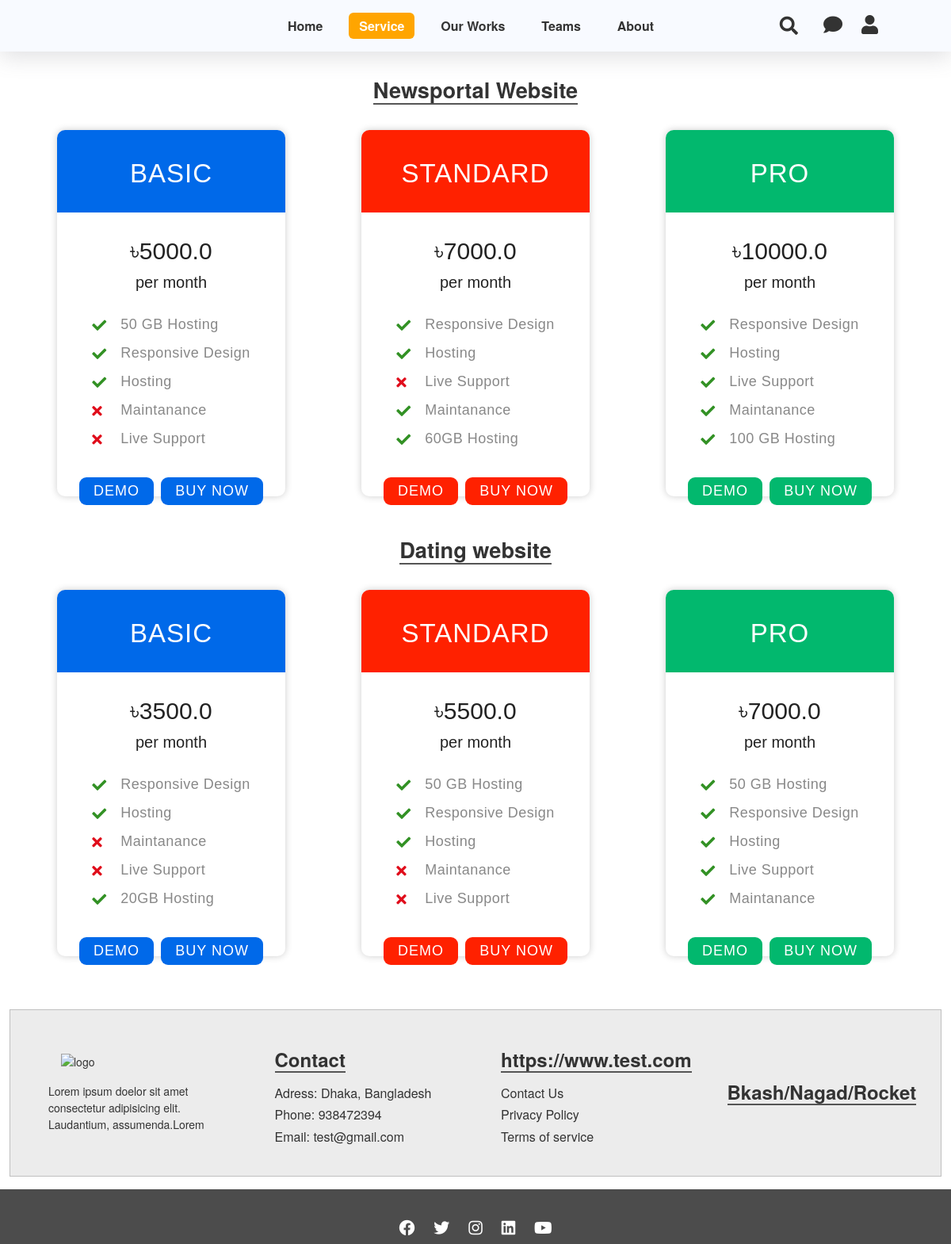
The app's page /service/ with its own data.
### second_app/models.py (models this page shows, shortened)
class Services(models.Model):
    name = models.CharField(max_length=100, blank=False)
    package = models.ManyToManyField(to="Package", blank=True)

class Package(models.Model):
    name = models.CharField(max_length=30, blank=False)
    price = models.FloatField(default=1000)
    demo = models.URLField(blank=True)
    items = models.ManyToManyField(to="Items", blank=True)

class Items(models.Model):
    name = models.CharField(max_length=100, blank=False)
    status = models.BooleanField(default=True)

class Footer(models.Model):
    footer_quotes = models.TextField(max_length=999, null=True, blank=True)
    footer_contact_title = models.CharField(max_length=255, null=True, blank=True)
    address = models.CharField(max_length=255, null=True, blank=True)
    phone = models.CharField(max_length=255, null=True, blank=True)
    email = models.EmailField(max_length=255, null=True, blank=True, )
    footer_links_title = models.CharField(max_length=255, null=True, blank=True)
    footer_payment_title = models.CharField(max_length=255, null=True, blank=True)
    payment_logo = models.FileField(upload_to='homeimages', null=True, blank=True)
    footer_facebook_link = models.URLField(max_length=999, null=True, blank=True)
    footer_instagram_link = models.URLField(max_length=999, null=True, blank=True)
    footer_twitter_link = models.URLField(max_length=999, null=True, blank=True)
    footer_linkedin_link = models.URLField(max_length=999, null=True, blank=True)
    footer_youtube_link = models.URLField(max_length=999, null=True, blank=True)

### second_app/views.py (the view)
# urls.py: path('service/', views.service, name='service'),
def service(request):
    product = Services.objects.all().order_by("-id")
    context = {
        'services': product,
    }
    return render(request, 'second_app/service.html', context)

### core/custommodelserver.py (called while the page is built)
def headfoot(request):
    headerr = Header.objects.last()
    context = {
        'headerr':headerr,
    }
    return context

### dashboard_app/custommodel.py (called while the page is built)
def footer(request):
    footer = Footer.objects.last()
    context = {
        'footer':footer
    }
    return context

### templates/second_app/service.html (shortened to what this page needs)
{% extends 'core/base.html' %}
{% load static %}
{% block main %}
{% for ser in services %}
<div class="container-fluid">
    <div class="sectionTitleContainer">
        <h2 class="sectionTitle">{{ ser.name }}</h2>
    </div>
    <div class="row gx-0">
    {% for p in ser.package.all %}
        <div class="col-lg-4">
            {% if forloop.counter == 1 %}
            <div class="pricingTable blue">
            {% elif forloop.counter == 2 %}
            <div class="pricingTable red">
            {% else %}
            <div class="pricingTable">
            {% endif %}
                        <div class="pricingTable-header">
                            <h3 class="title">{{ p.name }}</h3>
                        </div>
                        <div class="price-value">
                            <span class="amount">৳{{p.price}}</span>
                            <span class="duration">per month</span>
                        </div>
                        <ul class="pricing-content">
                            {% for i in p.items.all %}
                                {% if i.status == True %}
                                <li class="active">{{ i.name }}</li>
                                {% else %}
                                <li class="disable">{{ i.name }}</li>
                                {% endif%}
                            {% empty %}
                            <li>No Service List</li>
                            {% endfor %}
                        </ul>
                        <div class="pricingTable-signup">
                            <a href="{{ p.demo }}">Demo</a>
                            <a href="{% url 'checkout' ser.id p.id %}">Buy Now</a>
                        </div>
                    </div>
        </div>
        {% empty %}
        <h3 class="text-center">There is no Package in this Services</h3>
        {% endfor %}
    </div>
</div>
{% endfor %}
{% endblock main %}

### core/templates/core/base.html (shortened to what this page needs)
{% load static %}
<!doctype html>
<html lang="en">
<head>
    <link href="https://cdn.jsdelivr.net/npm/bootstrap@5.0.1/dist/css/bootstrap.min.css" rel="stylesheet"
>
    <link rel="stylesheet" href="{% static 'assest/style.css' %}">
    <link rel="stylesheet" href="https://unpkg.com/swiper/swiper-bundle.min.css" />
    <link rel="stylesheet" href="https://use.fontawesome.com/releases/v5.15.3/css/all.css"
>
    <link rel="stylesheet" href="https://cdnjs.cloudflare.com/ajax/libs/jquery-modal/0.9.1/jquery.modal.min.css" />
</head>
<body>
    <div class="main">
        <header>
            <div class="container-fluid">
                <div class="row header_row">
                    <div class="col-3 hlogo">
                        <div class="logo">
                        </div>
                    </div>
                    <div class="col-6 nav" id="nav">
                        <ul class="navbar-nav">
                            <li class="nav-item">{% url 'home' as home %}<a
                                    class="nav-link {% if request.path == home %}active{% endif %}"
                                    href="{% url 'index' %}">Home</a></li>
                            <li class="nav-item">{% url 'service' as service %}<a
                                    class="nav-link {% if request.path == service %}active{% endif %}"
                                    href="{% url 'service' %}">Service</a></li>
                            <li class="nav-item">{% url 'works' as works %}<a
                                    class="nav-link {% if request.path == our_work %}active{% endif %}"
                                    href="{% url 'our_work' %}">Our Works</a></li>
                            <li class="nav-item">{% url 'teams' as teams %}<a
                                    class="nav-link {% if request.path == teams %}active{% endif %}"
                                    href="{% url 'team_member' %}">Teams</a></li>
                            <li class="nav-item">{% url 'aboutus' as aboutus %}<a
                                    class="nav-link {% if request.path == aboutus %}active{% endif %}"
                                    href="{% url 'about_us' %}">About</a></li>
                        </ul>
                    </div>
                    <div class="col-3 headericonCon">
                        <div class="search-box">
                            <button class="btn-search btn-search-pc"><i class="fas fa-search"></i></button>
                            <input type="text" class="input-search" placeholder="Type to Search...">
                        </div>
                        <div class="icons">
                            <a href="#" target="_blank"><i class="fas fa-comment"></i></a>
                            <a href="{% url 'login' %}"> <i class="fas fa-user"></i></a>
                        </div>
                    </div>
                </div>
            </div>
        </header>
        <div class="container-fluid">
            {% block main %}
            {% endblock main %}
            <div class="row footer section">
                <div class="col-12">
                    <img src="/media/homeimages/logo.png" alt="logo" class="img-fluid logo">
                    <p>{{ footer.footer_quotes }}</p>
                </div>
                <div class="col-12 contacts">
                    <h4 class="text-center">Contact</h4>
                    <h6>Adress: {{ footer.address }}</h6>
                    <h6>Phone: {{ footer.phone }}</h6>
                    <h6>Email: {{ footer.email }}</h6>
                </div>
                <div class="col-12 usefulLinks">
                    <h4 class="text-center">{{ footer.footer_links_title }}</h4>
                    <h6><a href="{% url 'contactus' %}">Contact Us</a></h6>
                    <h6><a href="">Privacy Policy</a></h6>
                    <h6><a href="">Terms of service</a></h6>
                </div>
                <div class="col-12">
                    <h4>{{ footer.footer_payment_title }}</h4>
                </div>
            </div>
        </div>
    </div>
    <footer class="text-center text-white text-lg-start">
        <div class="text-center p-2" style="background-color: rgba(0, 0, 0, 0.7);">
            <div class="socials">
                {% if footer.footer_facebook_link %}
                <a href="{{ footer.footer_facebook_link }}" class="fab fa-facebook"></a>
                {% endif %}
                {% if footer.footer_twitter_link %}
                <a href="{{ footer.footer_twitter_link }}" class="fab fa-twitter"></a>
                {% endif %}
                {% if footer.footer_instagram_link %}
                <a href="{{ footer.footer_instagram_link }}" class="fab fa-instagram"></a>
                {% endif %}
                {% if footer.footer_linkedin_link %}
                <a href="{{ footer.footer_linkedin_link }}" class="fab fa-linkedin"></a>
                {% endif %}
                {% if footer.footer_youtube_link %}
                <a href="{{ footer.footer_youtube_link }}" class="fab fa-youtube"></a>
                {% endif %}
            </div>
        </div>
    </footer>
</body>
</html>

### records on screen
Services: name "Newsportal Website"
Package: name "BASIC", price "5000.0"
Items: name "50 GB Hosting"
Items: name "Responsive Design"
Items: name "Hosting"
Items: name "Maintanance"
Items: name "Live Support"
Package: name "STANDARD", price "7000.0"
Items: name "Maintanance"
Items: name "60GB Hosting"
Package: name "PRO", price "10000.0"
Items: name "Live Support"
Items: name "100 GB Hosting"
Services: name "Dating website"
Package: name "BASIC", price "3500.0"
Items: name "20GB Hosting"
Package: name "STANDARD", price "5500.0"
Package: name "PRO", price "7000.0"
Footer: footer_quotes "Lorem ipsum doelor sit amet consectetur adipisicing elit. Laudantium, assumenda.Lorem", address "Dhaka, Bangladesh", phone "938472394", email "test@gmail.com", footer_links_title "https://www.test.com", footer_payment_title "Bkash/Nagad/Rocket"
